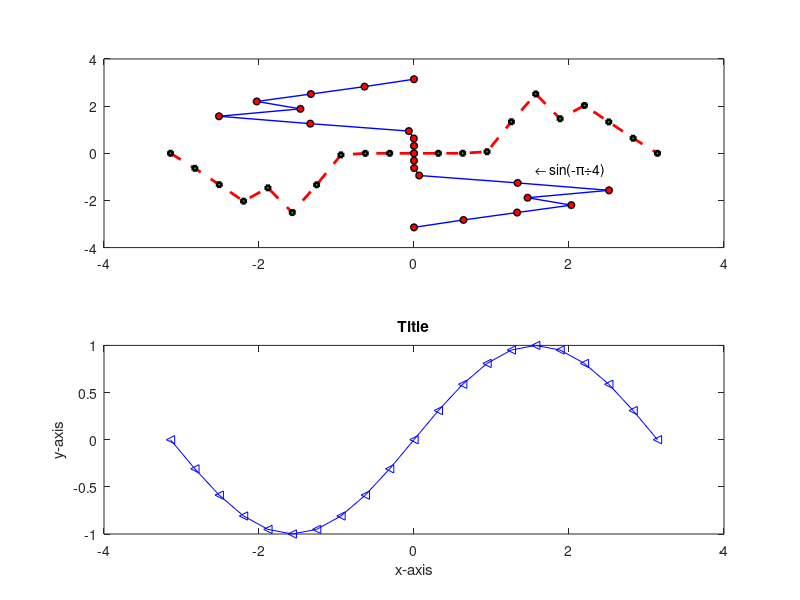

Source code (MATLAB): (Note: this script raises an error after producing the figure.)
function editingtool(action)
%Graphic Editing Tool
%
%Usage:
% editingtool('On') - enables the function
% editingtool('Off') - disenables the function
% editingtool - Enables the function if it is Off 
%               or disenables the function if it is On
%
%Description:
% Allows you to edit plots and text by just 
% selecting them with the mouse. 
%
% You can easily move, rotate, change properties etc. of lines
% and text by simply clicking on them or typing specific keys.
%
% A double click will select a specific point within a line.
%
% Works by setting the ButtonDownFcn of the
% current axes and children as editingtool('BtnDown').
%
%The following Key-Press Functions may used with this program
% return - Opens the Java property window of the current object(s)
% delete - Deletes the current object(s)
% insert - Inserts in additional point to the selected line object
% c - copies the current object(s) and places them using the mouse
% d - Draw a line by left-clicking on points and right-click when finished
% t - Insert text by click on a position and typing
%
%NOTES:
% The userdata of the figure is set to a structure.
% The the userdata already contains a structure,
% new fields are added for internal use of the program.
% Some of fields are describes bellow
%              hAx: Current axes
%             hSlc: Handle of line used for point seleccion
%             hObj: List of handles of selected objects
%           NewObj: Used for pasting 
%            index: Index of point within a line
%             hMod: Handle of object that contains a selected point
%           Button: Mouse button selected
%     CurrentPoint: [2x3 double] - Last point selected
%           hLine: Line drawn during rotation
%             Orig: [2x3 double] - Used for rotation of objects
%
%Key Words:
%Edit, Rotate, Move, Delete, Add Lines, Draw
%
%Copy-Left, Alejandro Sanchez-Barba, 2005

if nargin==0
    hFig = get(0,'CurrentFigure');
    if isempty(hFig)
        rundemo
        drawnow
    end
    ud = get(hFig,'UserData');
    if isfield(ud,'manual')
        if strcmp(ud.manual,'On')
            action = 'Off';
        else %off
            action = 'On';
        end
    else
        action = 'On';
    end
elseif strcmpi(action,'On')
    action = 'On';
elseif strcmpi(action,'Off')
    action = 'Off';
end
eval(action)
return

%-----------------------------------------------------------
function BtnDown
hFig = get(0,'CurrentFigure');
hAx = get(hFig,'CurrentAxes');
ud.hAx = hAx;
Button = get(hFig,'SelectionType');
ud = get(hFig,'UserData');
ud.Button = Button;
ud.CurrentPoint = get(hAx,'CurrentPoint');
hObj = get(hFig,'CurrentObject');
ObjType = {get(hObj,'Type')}; %Force to cell
switch ud.Button
    case 'normal' %Move
        %check if it is alredy highlighted
        if strcmpi(get(hObj,'Selected'),'On')
            setptr(hFig,'closedhand');
            set(hFig,'WindowButtonMotionFcn', ...
                'editingtool(''BtnMotion'')',...
                'WindowButtonUpFcn', ...
                'editingtool(''BtnUp'')')
        else
            set(hObj,'Selected','On')
            if all(ud.hObj~=hObj)
                ud.hObj(end+1) = hObj;
            end
            set(hFig,'WindowButtonMotionFcn','',...
                'WindowButtonUpFcn', '');
        end %if
    case 'alt' %Rotate
        cond1 = strcmpi(get(hObj,'Selected'),'On');
        cond2 = (hObj==hAx & strcmpi(get(ud.hObj,'Selected'),'On'));
        if cond1 | cond2
            setptr(hFig,'rotate'); %only valid with newer versions
            ud.hLine = line('XData',[],'YData',[], ...
                'Parent',hAx,'Color','k');
            ud.Orig = ud.CurrentPoint;
            set(hFig,'WindowButtonMotionFcn', ...
                'editingtool(''BtnMotion'')',...
                'WindowButtonUpFcn', ...
                'editingtool(''BtnUp'')')
        else
            set(hObj,'Selected','Off')
            set(hFig,'WindowButtonMotionFcn','',...
                'WindowButtonUpFcn', '');
        end %if
    case 'open'
        if strcmpi(ObjType,'line')
            set(hObj,'Selected','Off')
            x = get(hObj,'Xdata');
            y = get(hObj,'Ydata');
            CurrentPoint = ud.CurrentPoint;
            x0 = CurrentPoint(1,1);
            y0 = CurrentPoint(1,2);
            dist = sqrt((x0 - x).^2 + (y0 - y).^2);
            [dummy,index] = min(dist);
            ud.index = index;
            ud.hMod = hObj;
            marker = get(hObj,'Marker');
            if strcmpi(marker,'.')
                marker = 'o';
            end
            markersize = get(hObj,'MarkerSize');
            markeredgecolor = get(hObj,'MarkerEdgeColor');
            markerfacecolor = get(hObj,'MarkerFaceColor');
            set(ud.hSlc,'Parent',hAx, ...
                'Xdata',x(index),'Ydata',y(index), ...
                'Color','m','Marker',marker, ...
                'MarkerSize',markersize, ...
                'MarkerEdgeColor',markeredgecolor, ...
                'MarkerFaceColor',markerfacecolor, ...
                'Visible','On','Selected','On');
            %Now bring hSlc to the front
			chldrn = get(hAx,'Children');
			chldrn(chldrn == ud.hSlc) = [];
			chldrn = [ud.hSlc; chldrn(:)];
			set(hAx,'Children',chldrn)
        end %if
end %switch
set(hFig,'UserData',ud)
return

%-----------------------------------------------------------
function BtnMotion
hFig = get(0,'CurrentFigure');
ud = get(hFig,'UserData');
hAx = get(hFig,'CurrentAxes');
ud.hAx = hAx;
hObj = ud.hObj;
ObjType = get(hObj,'Type');
n = length(hObj);
if n==1
     ObjType = {ObjType};   
end
LastPoint = ud.CurrentPoint;
CurrentPoint = get(hAx,'CurrentPoint');
switch ud.Button
    case 'normal' %Move
        if ~isempty(ud.hMod)
            xb = get(ud.hMod,'Xdata');
            yb = get(ud.hMod,'Ydata');
            xb(ud.index) = CurrentPoint(1,1);
            yb(ud.index) = CurrentPoint(1,2);
            set(ud.hMod,'Xdata',xb,'Ydata',yb)
            set(ud.hSlc,'Xdata',CurrentPoint(1,1), ...
                'Ydata',CurrentPoint(1,2))
        else
            %Calculate Difference
            dx = CurrentPoint(1,1) - LastPoint(1,1);
            dy = CurrentPoint(1,2) - LastPoint(1,2);
            %Update position on Plot
            for k=1:n
                switch ObjType{k}
                    case 'line'
                        x = get(hObj(k),'XData') + dx;
                        y = get(hObj(k),'YData') + dy;
                        set(hObj(k),'XData',x,'YData',y)
                    case 'text'
                        pos = get(hObj(k),'Position');
                        x = pos(1) + dx;
                        y = pos(2) + dy;
                        set(hObj(k),'Position',[x,y])
                end %switch
            end %for
        end %if
    case 'alt' %Rotate
        xline = [ud.Orig(1,1),CurrentPoint(1,1)];
        yline = [ud.Orig(1,2),CurrentPoint(1,2)];
        set(ud.hLine,'XData',xline,'YData',yline)
        u1 = CurrentPoint(1,1) - ud.Orig(1,1);
        v1 = CurrentPoint(1,2) - ud.Orig(1,2);
        th1 = atan2(v1,u1);
        u2 = LastPoint(1,1) - ud.Orig(1,1);
        v2 = LastPoint(1,2) - ud.Orig(1,2);
        th2 = atan2(v2,u2);
        theta = th1 - th2;
        for k=1:n
            switch ObjType{k}
                case 'line'
                    x = get(hObj(k),'XData');
                    y = get(hObj(k),'YData');
                    rot = [cos(theta), - sin(theta); ...
                            sin(theta), cos(theta)];
                    vec = [x(:) - ud.Orig(1,1), ...
                            y(:) - ud.Orig(1,2)];
                    newvec = (rot*vec')';
                    x = newvec(:,1) + ud.Orig(1,1);
                    y = newvec(:,2) + ud.Orig(1,2);
                    set(hObj(k),'XData',x,'YData',y)
                case 'text'
                    thetaold = get(hObj(k),'Rotation');
                    thetanew = thetaold + theta*180/pi;
                    set(hObj(k),'Rotation',thetanew)
            end %switch
        end %for
end %switch
ud.CurrentPoint = CurrentPoint;
set(hFig,'UserData',ud)
return

%-----------------------------------------------------------
function BtnUp
hFig = get(0,'CurrentFigure');
setptr(hFig,'arrow');
set(hFig,'WindowButtonMotionFcn','',...
    'WindowButtonUpFcn','');
ud = get(hFig,'UserData');
%set hObj to the ones that are selected
% set(ud.hObj,'Selected','Off')
set(ud.NewObj,'Selected','Off')
set(ud.hSlc,'Visible','Off')
% ud.hObj = [];
ud.NewObj = [];
ud.hMod = [];
if strcmp(ud.Button,'alt')
    set(ud.hLine,'XData',[],'YData',[])
end
set(hFig,'UserData',ud)
return

%----------------------------------------------------------
function clean
hFig = get(0,'CurrentFigure');
hAx = get(hFig,'CurrentAxes');
setptr(hFig,'arrow')
ud = get(hFig,'UserData');
Button = get(hFig,'SelectionType');
if strcmpi(Button,'alt')& ~isempty(ud.hObj) %rotate from any point
    BtnDown
    return
end
set(hFig,'WindowButtonMotionFcn','', ...
    'WindowButtonUpFcn','', ...
    'WindowButtonDownFcn','')
set(hAx,'ButtonDownFcn', ...
    'editingtool(''clean'')')
h = get(hAx,'Children');
set(h,'Selected','Off', ...
    'ButtonDownFcn','editingtool(''BtnDown'')')
ud.hObj = [];
ud.NewObj = [];
ud.hMod = [];
ud.index = [];
set(ud.hSlc,'Visible','Off')
set(hFig,'UserData',ud)
return

%----------------------------------------------------------
function KeyPress(src,evnt,op)
hFig = get(0,'CurrentFigure');
hAx = get(hFig,'CurrentAxes');
ud = get(hFig,'UserData');
% evnt.Key = get(hFig,'CurrentCharacter');
if isempty(ud.hObj) & ~any(strcmpi(evnt.Key,{'d','t'}))
    return
end
switch evnt.Key
    case 'return'
        inspect(ud.hObj)
    case 'delete'
        if ~isempty(ud.hMod)
            xb = get(ud.hMod,'Xdata');
            yb = get(ud.hMod,'Ydata');
            xb(ud.index) = [];
            yb(ud.index) = [];
            set(ud.hMod,'Xdata',xb,'Ydata',yb)
            set(ud.hSlc,'Xdata',[], ...
                'Ydata',[])
        else
            delete(ud.hObj)
            clean
            return
        end
    case 'insert'
        %You can only insert a point in the last selected object
        if ~isempty(ud.hMod)
            ud.hObj = ud.hMod;
            ud.hMod = [];
            set(ud.hObj,'Selected','On')
        else
            ud.hObj = ud.hObj(end);
        end
        set(ud.hObj,'ButtonDownFcn', ...
            'editingtool(''DrawBtnDwnFcn'')')
        setptr(hFig,'add');
    case 'c'
        ud.NewObj = copyobj(ud.hObj,gca);
        set(ud.hObj,'Selected','Off')
        setptr(hFig,'hand')
        set(hFig,'WindowButtonMotionFcn', ...
            'editingtool(''WinBtnMtnFcn'')', ...
            'WindowButtonDownFcn', ...
            'editingtool(''clean'')')
    case 'd'
        clean
        ud.hAx = get(hFig,'CurrentAxes');
        setptr(hFig,'add');
        ud.NewObj = line('Xdata',[],'Ydata',[], ...
            'Color','k','LineStyle','-', ...
            'Marker','o','MarkerFaceColor','k', ...
            'MarkerSize',4);
        set(hFig,'WindowButtonDownFcn', ...
            'editingtool(''DrawBtnDwnFcn'')', ...
            'WindowButtonMotionFcn', ...
            'editingtool(''DrawMtnFcn'')')
        set(hAx,'ButtonDownFcn','')
        h = get(hAx,'Children');
        set(h,'ButtonDownFcn','')
    case 't'
        clean
        xyt = ginput(1);
        text(xyt(1),xyt(2),'','Editing','On')
end
set(hFig,'UserData',ud)
return

%-----------------------------------------------------------
function DrawBtnDwnFcn
hFig = get(0,'CurrentFigure');
setptr(hFig,'add');
ud = get(hFig,'UserData');
% state = uisuspend(hFig);
button = get(hFig,'SelectionType');
pt = get(gca,'CurrentPoint');
%inserting new point in an exiting line
if isempty(ud.NewObj)
    x = get(ud.hObj,'Xdata');
    y = get(ud.hObj,'Ydata');
    if any(strcmpi(button,{'open','normal'}))
        %Insert point after nearest point
        x0 = pt(1,1);
        y0 = pt(1,2);
        dist = sqrt((x0 - x).^2 + (y0 - y).^2);
        [dummy,index] = min(dist);
        x(index+1:end+1) = x(index:end);
        y(index+1:end+1) = y(index:end);
        ud.index = index + 1;
        set(hFig,'WindowButtonDownFcn', ...
            'editingtool(''DrawBtnDwnFcn'')', ...
            'WindowButtonMotionFcn', ...
            'editingtool(''DrawMtnFcn'')')
        set(ud.hObj,'Xdata',x,'Ydata',y, ...
            'ButtonDownFcn','')
    else
        x(ud.index) = [];
        y(ud.index) = [];
        set(ud.hObj,'Xdata',x,'Ydata',y, ...
            'ButtonDownFcn','editingtool(''BtnDown'')')
        set(hFig,'WindowButtonDownFcn','', ...
            'WindowButtonMotionFcn','')
        ud.index = [];
        ud.hObj = [];
    end
else %drawing a new line object
    x = get(ud.NewObj,'Xdata');
    y = get(ud.NewObj,'Ydata');
    switch lower(button)
        case {'open','normal'}
            if isempty(x)
                x(end+1) = pt(1,1);
                y(end+1) = pt(1,2);
            else
                x(end) = pt(1,1);
                y(end) = pt(1,2);
            end
            x(end+1) = NaN;
            y(end+1) = NaN;
            set(ud.NewObj,'Xdata',x,'Ydata',y)
        case {'extend','alt'}
            set(ud.NewObj,'Xdata',x(1:end-1),'Ydata',y(1:end-1))
            clean
    end %switch
end %if
% uirestore(state);
set(hFig,'UserData',ud)
return

%-----------------------------------------------------------
function DrawMtnFcn
hFig = get(0,'CurrentFigure');
ud = get(hFig,'UserData');
pt = get(ud.hAx,'CurrentPoint');
if isempty(ud.NewObj) %inserting new point in an exiting line
    x = get(ud.hObj,'Xdata');
    y = get(ud.hObj,'Ydata');
    x(ud.index) = pt(1,1);
    y(ud.index) = pt(1,2);
    set(ud.hObj,'Xdata',x,'Ydata',y)
else %drawing a new line object
    x = get(ud.NewObj,'Xdata');
    y = get(ud.NewObj,'Ydata');
    if isempty(x)
        return
    end %if
    x(end) = pt(1,1);
    y(end) = pt(1,2);
    set(ud.NewObj,'Xdata',x,'Ydata',y)
end %if
return

%-----------------------------------------------------------
function WinBtnMtnFcn
hFig = get(0,'CurrentFigure');
ud = get(hFig,'UserData');
CurrentPoint = get(ud.hAx,'CurrentPoint');
LastPoint = ud.CurrentPoint;
NewObjType = get(ud.NewObj,'Type');
n = length(ud.NewObj);
if n==1
     NewObjType = {NewObjType};   
end
dx = CurrentPoint(1,1) - LastPoint(1,1);
dy = CurrentPoint(1,2) - LastPoint(1,2);
for k=1:n
    switch NewObjType{k}
        case 'line'
            x = get(ud.NewObj(k),'XData') + dx;
            y = get(ud.NewObj(k),'YData') + dy;
            set(ud.NewObj(k),'XData',x,'YData',y)
        case 'text'
            pos = get(ud.NewObj(k),'Position');
            x = pos(1) + dx;
            y = pos(2) + dy;
            set(ud.NewObj(k),'Position',[x,y])
    end %switch
end %for
ud.CurrentPoint = CurrentPoint;
set(hFig,'UserData',ud)
return

%-----------------------------------------------------------
function On
hFig = get(0,'CurrentFigure');
set(0,'DefaultLineCreateFcn','editingtool(''CreateFcn'')')
set(0,'DefaultTextCreateFcn','editingtool(''CreateFcn'')')
if isempty(hFig)
    return
end
ud = get(hFig,'UserData');
ud.hAx = get(hFig,'CurrentAxes');
set(hFig,'DoubleBuffer','On', ...
    'KeyPressFcn',@KeyPress)
%    'KeyPressFcn','editingtool(''KeyPress'')') %older releases
%ud.hAx = get(hFig,'CurrentAxes');
hAx = findobj(get(hFig,'Children'),'Type','Axes');
set(hAx,'XLimMode','manual','YLimMode','manual', ...
    'ButtonDownFcn','editingtool(''clean'')')
ud.manual = 'On';
ud.hSlc = line('Xdata',[],'Ydata',[]);
ud.index = [];
ud.hObj = [];
ud.hMod = [];
ud.NewObj = [];
set(hFig,'UserData',ud)
h = get(hAx,'Children');
if iscell(h)
    h = cell2mat(h);
end
set(h,'ButtonDownFcn','editingtool(''BtnDown'')')
return

%---------------------------------------------------------
function CreateFcn
h = get(0,'CallbackObject');
set(h,'ButtonDownFcn','editingtool(''On'')')
return

%-----------------------------------------------------------
function Off
hFig = get(0,'CurrentFigure');
ud = get(hFig,'UserData');
hAx = findobj(get(hFig,'Children'),'Type','Axes');
set(hAx,'XLimMode','auto','YLimMode','auto', ...
    'ButtonDownFcn',[]')
ud.manual = 'Off';
set(hFig,'UserData',ud)
h = get(hAx,'Children');
if iscell(h)
    h = cell2mat(h);
end
set(h,'ButtonDownFcn',[])
set(hFig,'WindowButtonMotionFcn','',...
    'WindowButtonUpFcn','')
set(0,'DefaultLineCreateFcn',[])
set(0,'DefaultTextCreateFcn',[])
return

%-----------------------------------------------------------
function rundemo

subplot(2,1,1)
x = -pi:pi/10:pi;
y = tan(sin(x)) - sin(tan(x));
plot(x,y,'--rs','LineWidth',2,...
    'MarkerEdgeColor','k',...
    'MarkerFaceColor','g',...
    'MarkerSize',3)
hold on
plot(y,-x,'-bo','LineWidth',1,...
    'MarkerEdgeColor','k',...
    'MarkerFaceColor','r',...
    'MarkerSize',5)            
text(pi/2,sin(-pi/4),'\leftarrow sin(-\pi\div4)',...
     'HorizontalAlignment','left')       
 
subplot(2,1,2)  
y = sin(x);
plot(x,y,'b<-')
xlabel('x-axis')
ylabel('y-axis')
title('Title')


return
